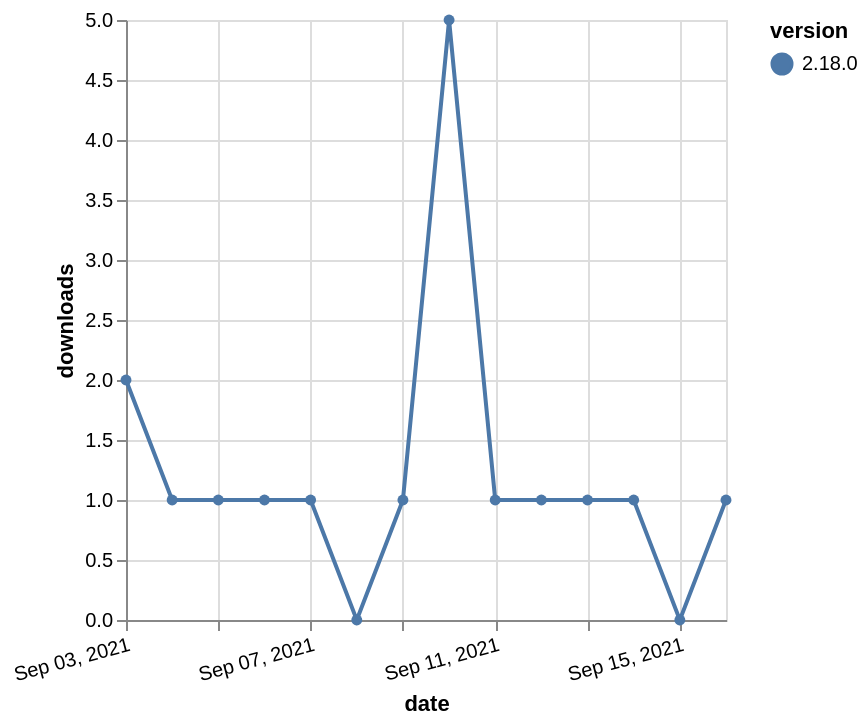

The Vega-Lite source for this figure:
### Vega-Lite specification from a JSON file in a GitHub repository (floating-point values rounded to 4 significant figures)
{"$schema": "https://vega.github.io/schema/vega-lite/v5.json", "description": "A simple bar chart with embedded data.", "data": {"values": [{"date": "2021-09-03", "total": 494, "delta": 2, "version": "2.18.0"}, {"date": "2021-09-04", "total": 495, "delta": 1, "version": "2.18.0"}, {"date": "2021-09-05", "total": 496, "delta": 1, "version": "2.18.0"}, {"date": "2021-09-06", "total": 497, "delta": 1, "version": "2.18.0"}, {"date": "2021-09-07", "total": 498, "delta": 1, "version": "2.18.0"}, {"date": "2021-09-08", "total": 498, "delta": 0, "version": "2.18.0"}, {"date": "2021-09-09", "total": 499, "delta": 1, "version": "2.18.0"}, {"date": "2021-09-10", "total": 504, "delta": 5, "version": "2.18.0"}, {"date": "2021-09-11", "total": 505, "delta": 1, "version": "2.18.0"}, {"date": "2021-09-12", "total": 506, "delta": 1, "version": "2.18.0"}, {"date": "2021-09-13", "total": 507, "delta": 1, "version": "2.18.0"}, {"date": "2021-09-14", "total": 508, "delta": 1, "version": "2.18.0"}, {"date": "2021-09-15", "total": 508, "delta": 0, "version": "2.18.0"}, {"date": "2021-09-16", "total": 509, "delta": 1, "version": "2.18.0"}]}, "width": "container", "mark": {"type": "line", "point": {"filled": true}}, "encoding": {"x": {"field": "date", "type": "temporal", "timeUnit": "yearmonthdate", "title": "date", "axis": {"labelAngle": -15}}, "y": {"field": "delta", "type": "quantitative", "title": "downloads"}, "color": {"field": "version", "type": "nominal"}, "tooltip": {"field": "delta"}}}
